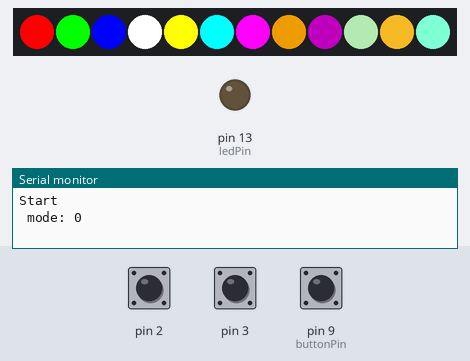
Recording of a sketch running on a simulated Arduino Uno, built with avr-gcc and run on an emulated ATmega328P. On the bench: 12 RGB LEDs in strip order, left to right, output pins drawn as LEDs (lit = HIGH), the last lines printed to the serial monitor. Inputs (shaded band) come from the test bench; at power-on: pin 9 (buttonPin) HIGH, pin 2 HIGH, pin 3 HIGH. Dim RGB values are drawn brighter than linear.

Above: at 1.2 s.
1.3 s: pin 9 (buttonPin) pulled LOW for 0.15 s
At 2.9 s:
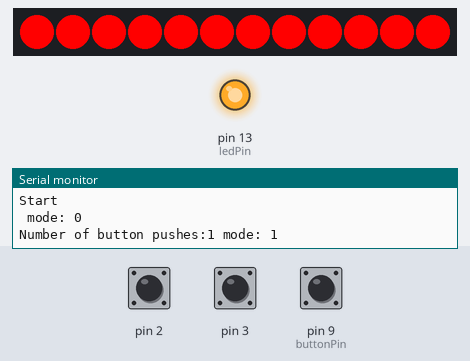
3.1 s: pin 2 pulled LOW for 0.15 s
At 4.3 s:
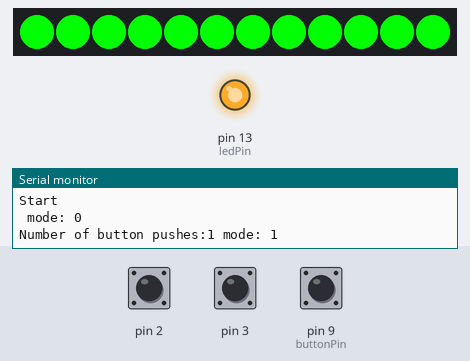
4.7 s: pin 3 pulled LOW for 0.15 s
At 5.6 s:
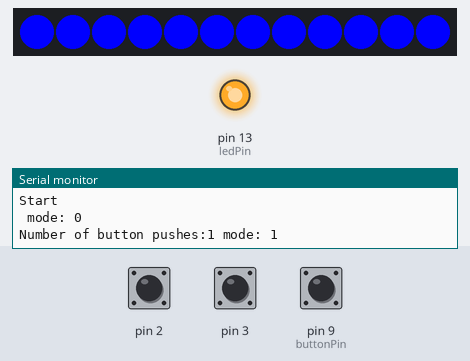
6.3 s: pin 9 (buttonPin) pulled LOW for 1 s
At 8.08 s:
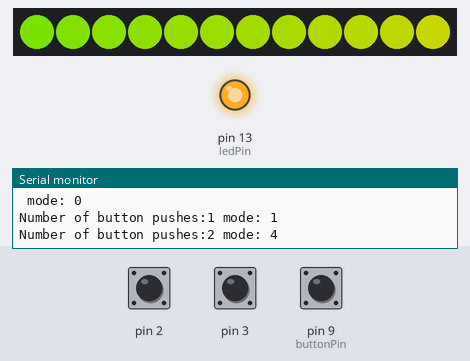
10.3 s: pin 9 (buttonPin) pulled LOW for 3.2 s
At 14.7 s:
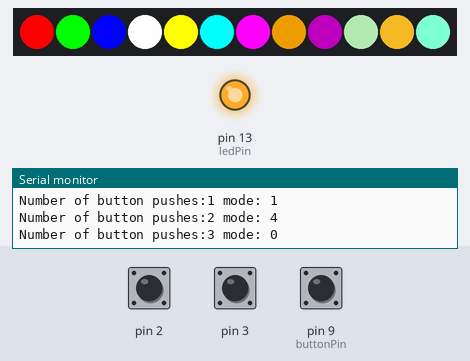
15.0 s: pin 9 (buttonPin) pulled LOW for 0.15 s
At 16.3 s:
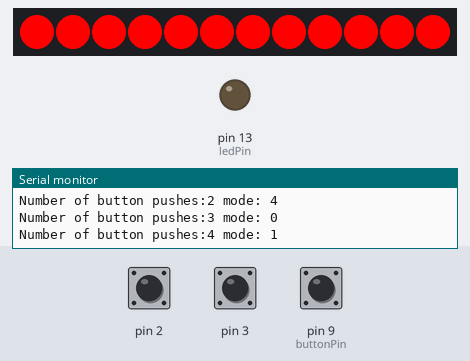
Timing chart, 0 to 17.8 s (numbered marks = the images above; inputs shaded):
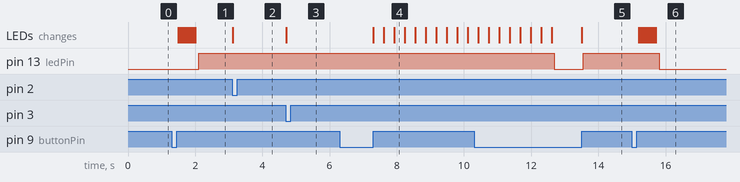

Measured:
- after the input at 1.3 s, pin 13 (ledPin): LOW → HIGH after 0.81 s; the LEDs: first change after 0.20 s (image 1 shows a later state)
- after the input at 3.1 s, the LEDs: change at once (image 2)
- after the input at 4.7 s, the LEDs: change at once (image 3)
- after the input at 6.3 s, the LEDs: first change after 1.0 s (image 4 shows a later state)
- after the input at 10.3 s, the LEDs: first differ from a run without the input after 3.2 s (image 5)
- after the input at 15.0 s, pin 13 (ledPin): HIGH → LOW after 0.81 s; the LEDs: first change after 0.20 s (image 6 shows a later state)

The sketch:

interrupt_test.ino
```cpp
#include <Adafruit_NeoPixel.h>

// Sample code for using a breadboard Arduino to drive WS2812B LED strip with Adafruit NeoPixel library
// I got mine on e-bay:
// http://www.ebay.com/itm/181268207260?ssPageName=STRK:MEWNX:IT&_trksid=p3984.m1439.l2649
// Note - colors for data and ground vary
// I used a 16MHZ Crystal Oscilator
#define LEDPIN 10 // connect the Data In pin
#define NUMBER_PIEXELS 12// connect the Data In pin
Adafruit_NeoPixel strip = Adafruit_NeoPixel(NUMBER_PIEXELS, LEDPIN, NEO_GRB + NEO_KHZ800);
// this constant won't change:
const int  buttonPin = 9;    // the pin that the pushbutton is attached to
const int ledPin = 13;       // the pin that the LED is attached to to show mode changes

// Variables will change:
int buttonPushCounter = 0;   // counter for the number of button presses
int buttonState = 1;         // current state of the button using a pull up is 1
int lastButtonState = 1;     // previous state of the button
int mode = 0; // the mode starts at 0 a cycles up to 10 and re-starts
int number_modes = 5; // the number of different modes

void setup() {
  // initialize the button pin as a input:
  pinMode(buttonPin, INPUT_PULLUP);
  // initialize the LED as an output:
  pinMode(ledPin, OUTPUT);

  // we assume that interrupt 0 is on pin 2
  pinMode(2, INPUT_PULLUP);
  pinMode(3, INPUT_PULLUP);
  attachInterrupt(0, modeChange, FALLING );
  attachInterrupt(1, modeChange, FALLING );
  // initialize serial communication:
  Serial.begin(9600);
  Serial.println("Start");
  Serial.print(" mode: ");
  Serial.println(mode);
  mainMenu(); // show the initial menu
}

void modeChange() {
  //Serial.print("In mode change");
  //Serial.println(mode);
  delay(50);
  mode = (mode + 1) % number_modes;
  switch (mode) {
        case 0: mainMenu();break;
        case 1: colorWipe(strip.Color(255, 0, 0), 50);break; // Red
        case 2: colorWipe(strip.Color(0, 255, 0), 50);break; // Green
        case 3: colorWipe(strip.Color(0, 0, 255), 50);break; // Blue
        case 4: rainbow(20);break;
        case 5: rainbowCycle(20);break;
     }
}

void loop() {
  // read the pushbutton input pin:
  buttonState = digitalRead(buttonPin);

  // compare the buttonState to its previous state
  if (buttonState != lastButtonState) {
    // if the state has changed, increment the counter
    if (buttonState == HIGH) {
      // if the current state is HIGH then the button
      // wend from off to on:
      buttonPushCounter++;
      mode = (mode + 1) % number_modes;
      Serial.print("Number of button pushes:");
      Serial.print(buttonPushCounter);
      Serial.print(" mode: ");
      Serial.println(mode);
      switch (mode) {
        case 0: mainMenu();break;
        case 1: colorWipe(strip.Color(255, 0, 0), 50);break; // Red
        case 2: colorWipe(strip.Color(0, 255, 0), 50);break; // Green
        case 3: colorWipe(strip.Color(0, 0, 255), 50);break; // Blue
        case 4: rainbow(20);break;
        case 5: rainbowCycle(20);break;
     }
    }

    // Delay a little bit to avoid bouncing
    delay(50);


  }
  // save the current state as the last state,
  //for next time through the loop
  lastButtonState = buttonState;


  // turns on the LED every other button pushes by
  if (buttonPushCounter % 2) {
    digitalWrite(ledPin, HIGH);
  } else {
    digitalWrite(ledPin, LOW);
  }

}

// See https://en.wikipedia.org/wiki/Web_colors
void mainMenu() {
   strip.begin(); // sets up the memory
   strip.setPixelColor(0, 255, 0, 0);     // make the 1st pixel red
   strip.setPixelColor(1, 0, 255, 0);     // make the 2nd pixel green
   strip.setPixelColor(2, 0, 0, 255);     // make the 3rd pixel blue
   strip.setPixelColor(3, 255, 255, 255); // make the 4th pixel white
   strip.setPixelColor(4, 255, 255, 0);   // make the 5th pixel yellow
   strip.setPixelColor(5, 0, 255, 255);   // make the 6th pixel aqua
   strip.setPixelColor(6, 255, 0, 255);   // make the 7th pixel fuchsia
   strip.setPixelColor(7, 200, 130, 0);   // make the 8th pixel orange (changed from 255, 165, 0)
   strip.setPixelColor(8, 80, 0, 80);     // make the 9th pixel purple
   strip.setPixelColor(9, 143, 188, 143); // make the 10th pixel DarkSeaGreen
   strip.setPixelColor(10, 218, 165, 32);  // make the 11th pixel Goldenrod
   strip.setPixelColor(11, 127, 255, 212);  // make the 11th pixel Aquamarine
   strip.show(); // must use to refresh the strip
}

// Fill the dots one after the other with a color
void colorWipe(uint32_t c, uint8_t wait) {
  for(uint16_t i=0; i<strip.numPixels(); i++) {
      strip.setPixelColor(i, c);
      strip.show();
      delay(wait);
  }
}

void rainbow(uint8_t wait) {
  uint16_t i, j;

  for(j=0; j<256; j++) {
    for(i=0; i<strip.numPixels(); i++) {
      strip.setPixelColor(i, Wheel((i+j) & 255));
    }
    strip.show();
    delay(wait);
  }
}

// Slightly different, this makes the rainbow equally distributed throughout
void rainbowCycle(uint8_t wait) {
  uint16_t i, j;

  for(j=0; j<256*5; j++) { // 5 cycles of all colors on wheel
    for(i=0; i< strip.numPixels(); i++) {
      strip.setPixelColor(i, Wheel(((i * 256 / strip.numPixels()) + j) & 255));
    }
    strip.show();
    delay(wait);
  }
}

// Input a value 0 to 255 to get a color value.
// The colours are a transition r - g - b - back to r.
uint32_t Wheel(byte WheelPos) {
  if(WheelPos < 85) {
   return strip.Color(WheelPos * 3, 255 - WheelPos * 3, 0);
  } else if(WheelPos < 170) {
   WheelPos -= 85;
   return strip.Color(255 - WheelPos * 3, 0, WheelPos * 3);
  } else {
   WheelPos -= 170;
   return strip.Color(0, WheelPos * 3, 255 - WheelPos * 3);
  }
}
```
